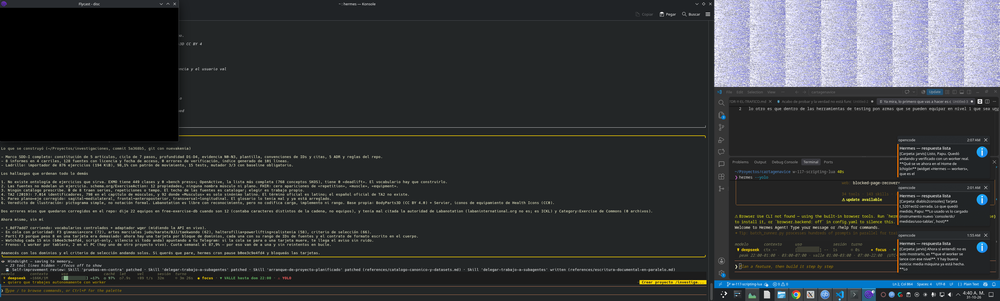
#> input picture console/dc/evidencia/dc-002.87c/H-original-a-los-60s.png, 1000 x 301 px, shrunk from 3584 x 1080 before the run; the run also reads 1 picture not shown here
$ python difiere-dos-cuadros.py ../../console/dc/evidencia/dc-002.87c/H-original-a-los-60s.png ../../console/dc/evidencia/dc-002.87c/motor-DC002.28-a-los-3s.png
#> lines starting #> are read from the running program, lines starting #| are printed output that depends on the picture; after the words box and inside, x2 and y2 are one past the last pixel; in counts of white or black regions, pixels touching at a corner belong together
#!/usr/bin/env python3
"""difiere-dos-cuadros.py <a.png> <b.png> [--caja x0,y0,x1,y1] [--umbral N]

Cuenta los pixeles que cambian entre dos cuadros y la caja donde cambian. Sirve para la animacion con el
personaje QUIETO: si las dos capturas son del mismo punto del mundo y la unica diferencia es el dibujo del
personaje, la caja del cambio es la caja del personaje y el numero es "cuantos pixeles se movieron".
"""
import sys

import numpy as np
from PIL import Image


def cargar(p):
    return np.asarray(Image.open(p).convert("RGB")).astype(np.int16)


def main():
    a_p, b_p = sys.argv[1], sys.argv[2]
    caja = None
    umbral = 0

    for i, arg in enumerate(sys.argv):
        if arg == "--caja" and i + 1 < len(sys.argv):
            caja = [int(v) for v in sys.argv[i + 1].split(",")]
        if arg == "--umbral" and i + 1 < len(sys.argv):
            umbral = int(sys.argv[i + 1])

    a, b = cargar(a_p), cargar(b_p)
#> in cargar, `return np.asarray(Image.open(p).convert("RGB")).astype(np.int16)`:
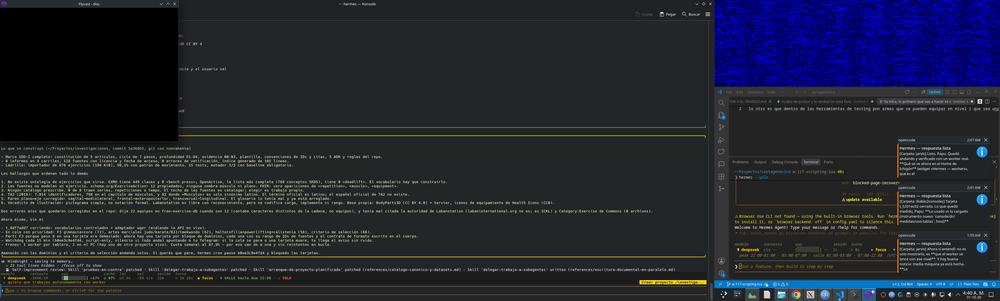
#> returned value: shape (301, 1000, 3) int16; mean of channels 0, 1, 2 35.1, 37.7, 48.1; drawn as R, G, B

    if a.shape != b.shape:
        print("tamanos distintos:", a.shape, b.shape)
        return 1

    if caja:
        x0, y0, x1, y1 = caja
        a, b = a[y0:y1, x0:x1], b[y0:y1, x0:x1]

    d = np.abs(a - b).sum(axis=2)
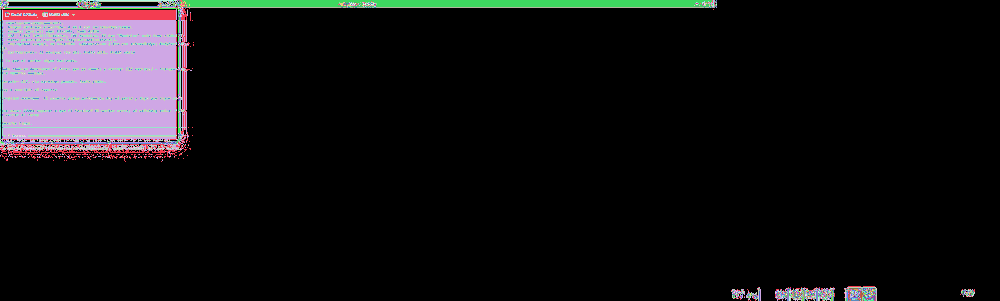
#> d: shape (301, 1000) int64; 227 distinct labels, from 0 to 652; one colour per label, 0 black
    m = d > umbral
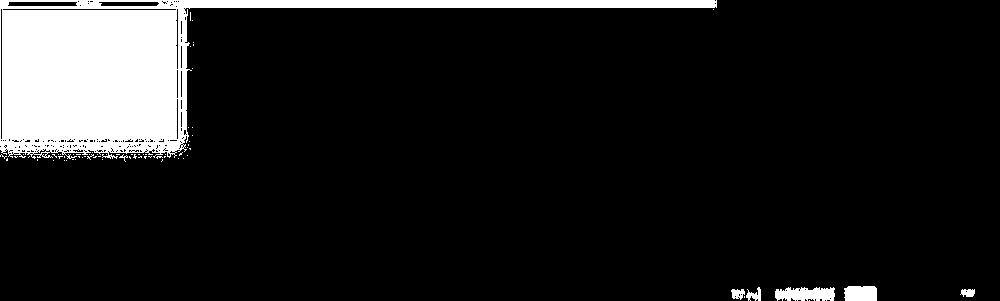
#> m: shape (301, 1000) bool; 11% white; 70 white regions (63 under 20 px), largest, box (x1, y1, x2, y2) and area: (0, 0, 717, 159) 31539, (775, 287, 835, 301) 678, (844, 286, 877, 301) 475

    print("cuadros %s vs %s  tamano %dx%d" % (a_p, b_p, a.shape[1], a.shape[0]))
#| cuadros ../../console/dc/evidencia/dc-002.87c/H-original-a-los-60s.png vs ../../console/dc/evidencia/dc-002.87c/motor-DC002.28-a-los-3s.png  tamano 1000x301
    print("pixeles que cambian (umbral %d) = %d de %d (%.2f%%)" % (
        umbral, int(m.sum()), m.size, m.sum() * 100.0 / m.size))
#| pixeles que cambian (umbral 0) = 33213 de 301000 (11.03%)

    if m.any():
        ys, xs = np.where(m)
        print("caja del cambio = (%d,%d)-(%d,%d) = %dx%d" % (
            xs.min(), ys.min(), xs.max(), ys.max(), xs.max() - xs.min() + 1, ys.max() - ys.min() + 1))
#| caja del cambio = (0,0)-(974,300) = 975x301
        print("diferencia maxima por pixel = %d" % int(d.max()))
#| diferencia maxima por pixel = 652
    else:
        print("caja del cambio = (ninguna)")

    return 0


sys.exit(main())
#> (the program exits here)
